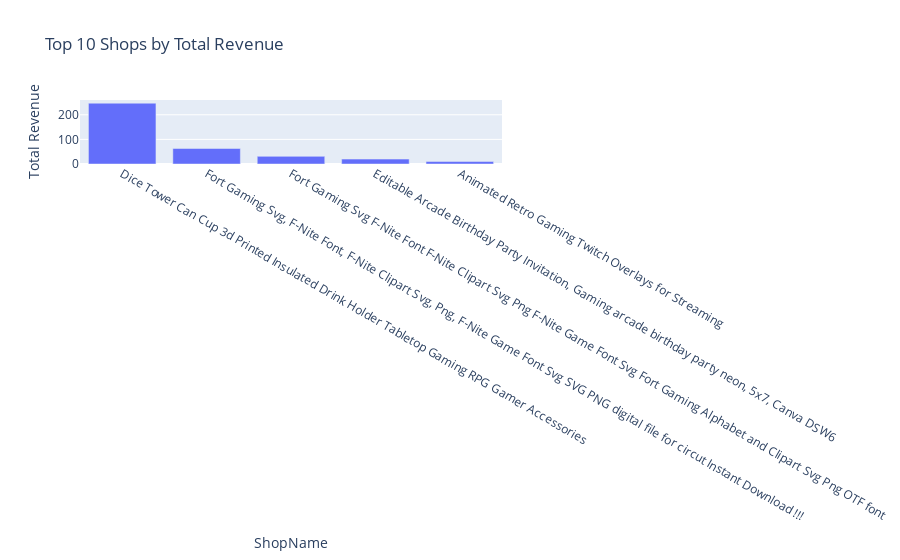

Write notebook code for a chart like this one.
### Code cell
#Plotly
plot_df = pd.DataFrame({'ShopName': result.index, 'Total Revenue': result.values})
fig = px.bar(plot_df, x='ShopName', y='Total Revenue', title='Top 10 Shops by Total Revenue')
fig.show()

### Figure 1 — Plotly figure (JSON) as saved in the notebook; plotly's stock layout.template omitted (floating-point values rounded to 4 significant figures)
{"data": [{"alignmentgroup": "True", "hovertemplate": "ShopName=%{x}<br>Total Revenue=%{y}<extra></extra>", "legendgroup": "", "marker": {"color": "#636efa", "pattern": {"shape": ""}}, "name": "", "offsetgroup": "", "orientation": "v", "showlegend": false, "textposition": "auto", "type": "bar", "x": ["Dice Tower Can Cup 3d Printed Insulated Drink Holder Tabletop Gaming RPG Gamer Accessories", "Fort Gaming Svg, F-Nite Font, F-Nite Clipart Svg, Png, F-Nite Game Font Svg SVG PNG digital file for circut Instant Download !!!", "Fort Gaming Svg F-Nite Font F-Nite Clipart Svg Png F-Nite Game Font Svg Fort Gaming Alphabet and Clipart Svg Png OTF font", "Editable Arcade Birthday Party Invitation, Gaming arcade birthday party neon, 5x7, Canva DSW6", "Animated Retro Gaming Twitch Overlays for Streaming"], "xaxis": "x", "y": [247, 63, 31, 20, 10], "yaxis": "y"}], "layout": {"barmode": "relative", "legend": {"tracegroupgap": 0}, "title": {"text": "Top 10 Shops by Total Revenue"}, "xaxis": {"anchor": "y", "domain": [0, 1], "title": {"text": "ShopName"}}, "yaxis": {"anchor": "x", "domain": [0, 1], "title": {"text": "Total Revenue"}}}}
